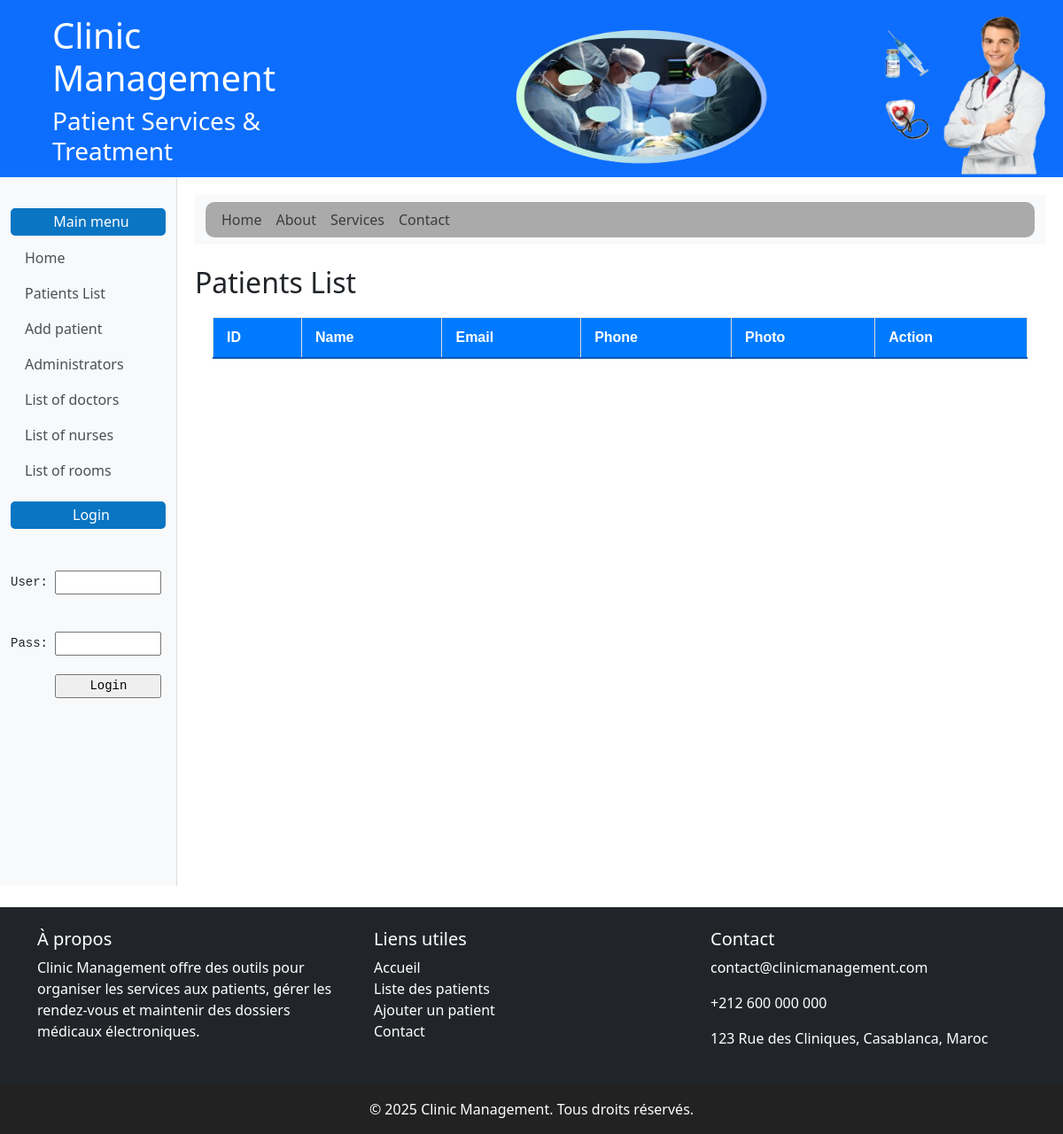
The app's page /patients/, older data.
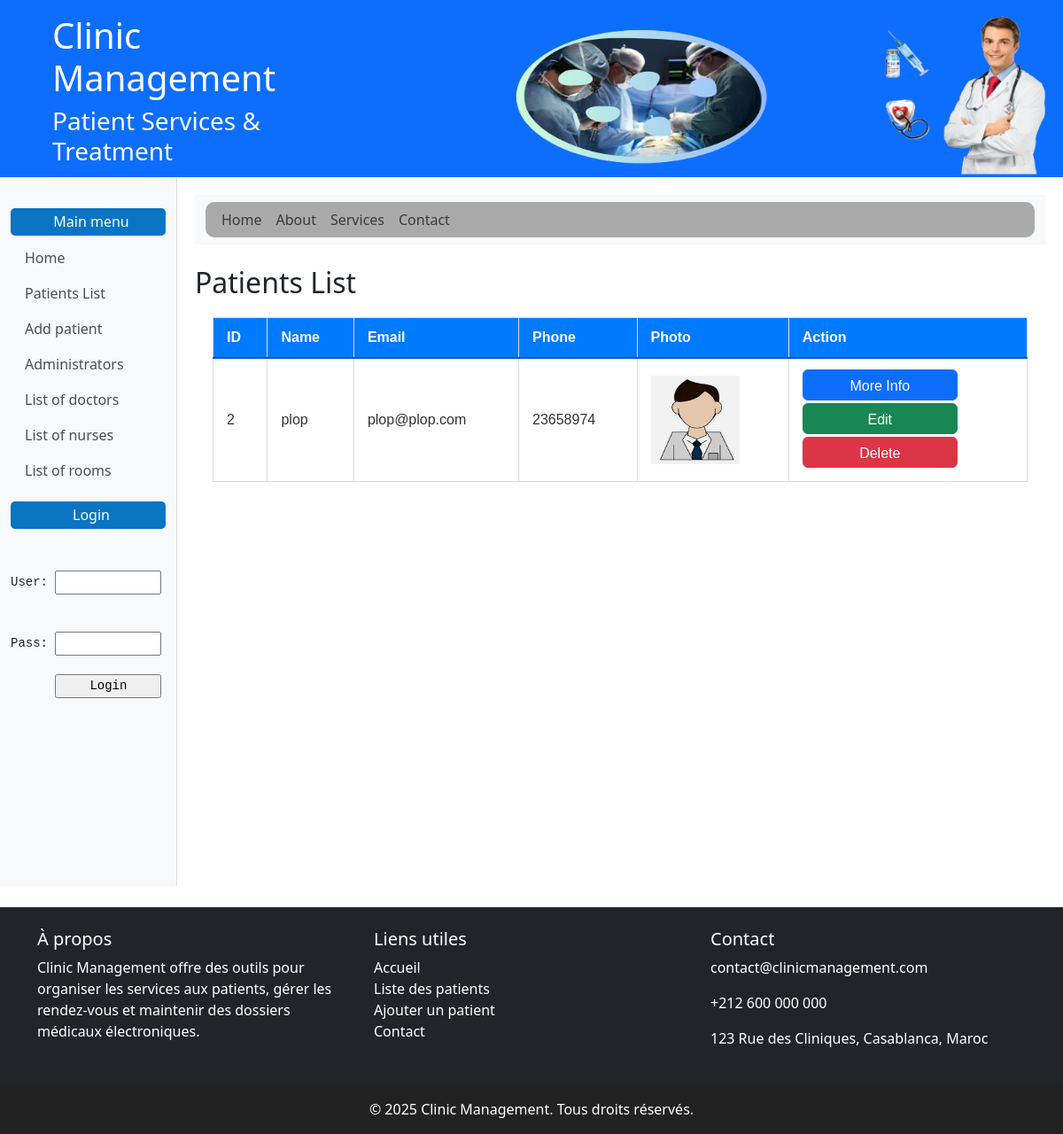
The same page, newer data.
### patients/models.py (models this page shows, shortened)
class Patient(models.Model):
    objects = None
    GENDER_CHOICES = [
        ('M', 'Male'),
        ('F', 'Female'),
    ]
    id = models.AutoField(primary_key=True)
    name = models.CharField(max_length=100)
    email = models.EmailField(unique=True)
    phone = models.CharField(max_length=15)
    gender = models.CharField(max_length=1, choices=GENDER_CHOICES)
    address = models.CharField(max_length=250)
    age = models.PositiveIntegerField()
    weight = models.FloatField()
    photo = models.ImageField(upload_to='patients/photos/', null=True, blank=True)
    first_visit_date = models.DateField(null=True, blank=True, editable=False)  # Non modifiable dans l'admin
    last_visit_date = models.DateField(default=date.today)  # Auto-updates on every save
    def save(self):
        if not self.first_visit_date:
            self.first_visit_date = date.today()
        super().save()

### patients/views.py (the view)
# urls.py: path('', PatientListView.as_view(), name='patient_list'),
class PatientListView(ListView):
    model = Patient
    paginate_by = 4
    ordering = ['-id']

### templates/patients/patient_list.html
{% extends 'base.html' %}
{% block content %}
<h2>Patients List</h2>
   <div class="table-container">
    <table class="table-custom">
<thead>
<th scope="col">ID</th> <th scope="col">Name</th> <th scope="col">Email</th>
<th scope="col">Phone</th><th scope="col">Photo</th> <th scope="col">Action</th>
</thead>
<tbody>
{% for patient in patient_list %}
<tr>
<td>{{ patient.id }}</td><td>{{ patient.name }}</td><td>{{ patient.email }}</td>
<td>{{ patient.phone }}</td><td><img src="/media/{{ patient.photo }}" width="100" height="100"  alt=""/></td>
<td>
    <a href="{% url 'patient_detail' patient.pk %}"><button class="btn btn-primary">More Info</button></a><br />
    <a href="{% url 'patient_update' patient.pk %}"><button class="btn btn-success"> Edit</button></a><br />
    <a href="{% url 'patient_delete' patient.pk %}"><button class="btn btn-danger">Delete</button></a>
</td>
</tr>
{% endfor %}
</tbody>
    </table>
   </div>
{% endblock %}

### templates/base.html (shortened to what this page needs)
<!DOCTYPE html>
{% load static %}
<html lang="en">
<head>
    <link href="https://cdn.jsdelivr.net/npm/bootstrap@5.3.0/dist/css/bootstrap.min.css" rel="stylesheet">
	<link rel="stylesheet" href="{% static 'css/style.css' %}">
</head>
<body>
   <header class="bg-primary text-white p-3" style="width: 100%; height: 200px;">
        <div class="row">
            <div class="col-4" style="padding-left: 55px;">
                <h1>Clinic Management</h1>
				<h3>Patient Services & Treatment</h3>
				provides tools for organizing patient services, managing appointments,
				tracking treatments, and maintaining electronic medical records.
            </div>
            <div class="col-8" style="padding-bottom: 70px;">
                <img src="{% static 'img/medical_banner6.png' %}" style="width: 100%; height:250px; padding-bottom: 40px;"  alt=""/>
            </div>
        </div>
    </header>
    <div class="container-fluid">
        <div class="row">
            <nav id="sidebar" class="col-md-3 col-lg-2 d-md-block bg-light sidebar">
			<div class="menuSD">
			Main menu
			</div>
                <ul class="nav flex-column">
				    <li class="nav-item">
                        <a class="nav-link" href="/">Home</a>
                    </li>
                    <li class="nav-item">
                        <a class="nav-link" href="{% url 'patient_list' %}">Patients List</a>
                    </li>
                    <li class="nav-item">
                        <a class="nav-link" href="{% url 'patient_create' %}">Add patient</a>
                    </li>
                    <li class="nav-item">
                        <a class="nav-link" href="#">Administrators</a>
                    </li>
                    <li class="nav-item">
                        <a class="nav-link" href="#">List of doctors</a>
                    </li>
                    <li class="nav-item">
                        <a class="nav-link" href="#">List of nurses</a>
                    </li>
                    <li class="nav-item">
                        <a class="nav-link" href="#">List of rooms</a>
                    </li>
                </ul>
				<div class="menuSD">
			Login
			</div>
<pre>
User: <label>
<input type="text" name="username" style="width: 120px;">
</label><br>
Pass: <label>
<input type="text" name="pass" style="width: 120px;">
</label><br>
      <input type="submit" value="Login" style="width: 120px;">
</pre>
            </nav>
            <main id="content" class="col-md-9 ms-sm-auto col-lg-10">
                <nav class="navbar navbar-expand-lg navbar-light bg-light mb-4">
                    <div class="container-fluid">
                        <div class="collapse navbar-collapse" id="navbarNav"
						style="background-color: #AAAAAA; border-radius:10px; padding-left:10px; text:bold;">
                            <ul class="navbar-nav">
                                <li class="nav-item">
                                    <a class="nav-link" href="/">Home</a>
                                </li>
                                <li class="nav-item">
                                    <a class="nav-link" href="#">About</a>
                                </li>
                                <li class="nav-item">
                                    <a class="nav-link" href="#">Services</a>
                                </li>
                                <li class="nav-item">
                                    <a class="nav-link" href="#">Contact</a>
                                </li>
                            </ul>
                        </div>
                    </div>
                </nav>
                <div>
                   {% block content %}{% endblock %}
                </div>
            </main>
        </div>
    </div>
    <footer class="bg-dark text-white mt-4">
        <div class="container py-4">
            <div class="row">
                <div class="col-md-4">
                    <h5>À propos</h5>
                    <p>Clinic Management offre des outils pour organiser les services aux patients, gérer les rendez-vous et maintenir des dossiers médicaux électroniques.</p>
                </div>
                <div class="col-md-4">
                    <h5>Liens utiles</h5>
                    <ul class="list-unstyled">
                        <li><a href="/" class="text-white text-decoration-none">Accueil</a></li>
                        <li><a href="#" class="text-white text-decoration-none">Liste des patients</a></li>
                        <li><a href="#" class="text-white text-decoration-none">Ajouter un patient</a></li>
                        <li><a href="#" class="text-white text-decoration-none">Contact</a></li>
                    </ul>
                </div>
                <div class="col-md-4">
                    <h5>Contact</h5>
                    <p> contact@clinicmanagement.com</p>
                    <p> +212 600 000 000</p>
                    <p> 123 Rue des Cliniques, Casablanca, Maroc</p>
                </div>
            </div>
        </div>
        <div class="text-center py-3" style="background-color: #222;">
            &copy; 2025 Clinic Management. Tous droits réservés.
        </div>
    </footer>
</body>
</html>

### static/css/style.css (style rules this page uses)
#sidebar { height: 100vh; background-color: #f8f9fa; border-right: 1px solid #ddd; padding-top: 20px; }
#sidebar .nav-link { color: #495057; }
#content { padding: 20px; }
.menuSD { color: white; background-color: #0975C3; border-radius: 5px; font-size: 16px; line-height: 120%; text-align: center; margin-top: 15px; margin-bottom: 5px; padding: 6px 4px 6px 11px; }
.table-container { margin: 20px; overflow-x: auto; }
.table-custom { width: 100%; border-collapse: collapse; border: 1px solid #ddd; font-family: Arial, sans-serif; font-size: 16px; }
.table-custom thead { background-color: #007bff; color: white; text-align: left; font-weight: bold; }
.table-custom thead th { padding: 10px 15px; border-bottom: 2px solid #0056b3; }
.table-custom td, .table-custom th { padding: 12px 15px; border: 1px solid #ddd; }
.table-custom tbody td { color: #333; }
table { border: 0; }
button { height: 35px; width: 175px; margin-bottom: 3px; }

Row changes from the older to the newer data that the page shows:
added Patient: id "2", name "plop", email "plop@plop.com", phone "23658974", photo (picture)
